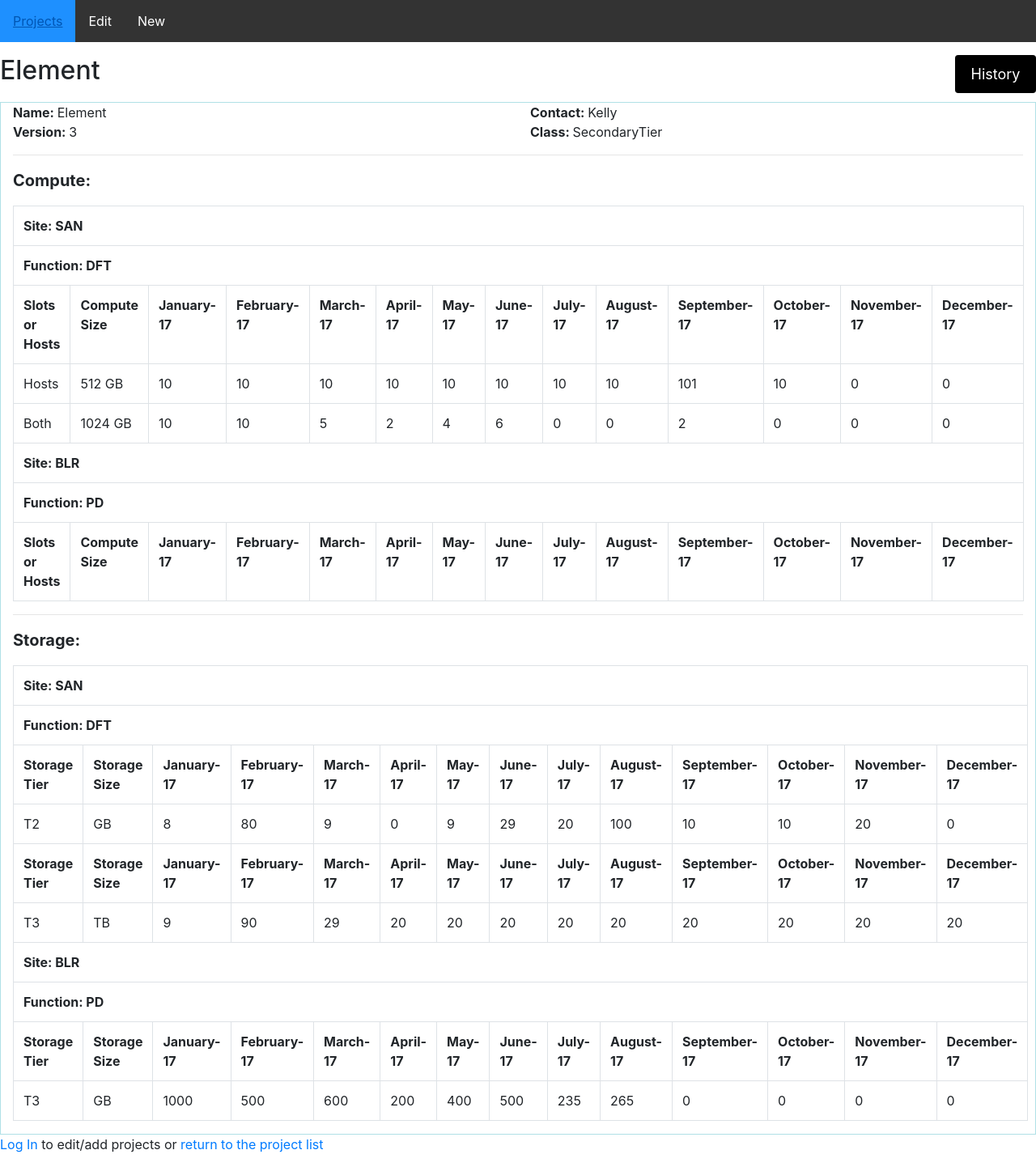
The app's page /projects/2/ with its own data.
### project/models.py (models this page shows, shortened)
class Project(models.Model):
	project_created_at = models.DateTimeField(auto_now_add=True, null = True, blank = True)
	project_name = models.CharField(verbose_name = "Name", max_length = 20)
	project_version = models.CharField(verbose_name = "Version", max_length=5, choices = [("1", 1), ("2", 2), ("3", 3), ("4", 4), ("5", 5), ("6", 6), ("7", 7), ("8", 8), ("9", 9)])
	project_class = models.CharField(verbose_name = "Class", max_length = 30)
	project_contact_primary = models.CharField(verbose_name = "Primary Contact", max_length = 30)
	project_contact_secondary = models.CharField(verbose_name = "Secondary Contact", null = True, blank = True, max_length = 30, default = 'None')
	history = HistoricalRecords()

class Site(models.Model):
	site_choices = (
		('SAN', 'SAN'),
		('BLR', 'BLR',),
		)
	site = models.CharField(max_length = 20, choices = site_choices)
	project = models.ForeignKey('Project', null = True, blank = True)
	def __str__(self):
		return self.site

class Function(models.Model):
	function_choices = (
		('PD', 'PD'),
		('DFT', 'DFT'),
		('PTE', 'PTE'),
		)
	function = models.CharField(max_length = 20, choices = function_choices)
	site = models.ForeignKey('Site', null=True, blank=True)
	def __str__(self):
		return self.function

class ComputeProfile(models.Model):
	cluster = models.ForeignKey('Cluster', null = True, blank = True)
	slots_or_hosts = models.ForeignKey('SlotsOrHosts', null = True, blank = True)
	compute_size = models.ForeignKey('ComputeSize', null = True, blank = True)
	function = models.ForeignKey('Function', null = True, blank = True)
	compute_jan = models.CharField(verbose_name = "January-17", max_length = 10, default = 0,)
	compute_feb = models.CharField(verbose_name = "February-17", max_length = 10, default = 0,)
	compute_mar = models.CharField(verbose_name = "March-17", max_length = 10, default = 0,)
	compute_apr = models.CharField(verbose_name = "April-17", max_length = 10, default = 0,)
	compute_may = models.CharField(verbose_name = "May-17", max_length = 10, default = 0,)
	compute_jun = models.CharField(verbose_name = "June-17", max_length = 10, default = 0,)
	compute_jul = models.CharField(verbose_name = "July-17", max_length = 10, default = 0,)
	compute_aug = models.CharField(verbose_name = "August-17", max_length = 10, default = 0,)
	compute_sep = models.CharField(verbose_name = "September-17", max_length = 10, default = 0,)
	compute_oct = models.CharField(verbose_name = "October-17", max_length = 10, default = 0,)
	compute_nov = models.CharField(verbose_name = "November-17", max_length = 10, default = 0,)
	compute_dec = models.CharField(verbose_name = "December-17", max_length = 10, default = 0,)
	history = HistoricalRecords()

class SlotsOrHosts(models.Model):
	slots_or_hosts = models.CharField(max_length = 10)
	def __str__(self):
		return self.slots_or_hosts

class ComputeSize(models.Model):
	compute_size = models.CharField(max_length = 10)
	def __str__(self):
		return self.compute_size

class StorageProfile(models.Model):
	island = models.ForeignKey('Island', null = True, blank = True)
	storage_tier = models.ForeignKey('StorageTier', null = True, blank = True)
	storage_size = models.ForeignKey('StorageSize', null = True, blank = True)
	function = models.ForeignKey('Function', null = True, blank = True)
	storage_jan = models.CharField(verbose_name = "January-17", max_length = 10, default = 0,)
	storage_feb = models.CharField(verbose_name = "February-17", max_length = 10, default = 0,)
	storage_mar = models.CharField(verbose_name = "March-17", max_length = 10, default = 0,)
	storage_apr = models.CharField(verbose_name = "April-17", max_length = 10, default = 0,)
	storage_may = models.CharField(verbose_name = "May-17", max_length = 10, default = 0,)
	storage_jun = models.CharField(verbose_name = "June-17", max_length = 10, default = 0,)
	storage_jul = models.CharField(verbose_name = "July-17", max_length = 10, default = 0,)
	storage_aug = models.CharField(verbose_name = "August-17", max_length = 10, default = 0,)
	storage_sep = models.CharField(verbose_name = "September-17", max_length = 10, default = 0,)
	storage_oct = models.CharField(verbose_name = "October-17", max_length = 10, default = 0,)
	storage_nov = models.CharField(verbose_name = "November-17", max_length = 10, default = 0,)
	storage_dec = models.CharField(verbose_name = "December-17", max_length = 10, default = 0,)
	history = HistoricalRecords()

class StorageTier(models.Model):
	storage_tier = models.CharField(max_length = 10)
	def __str__(self):
		return self.storage_tier

class StorageSize(models.Model):
	storage_size = models.CharField(max_length = 15)
	def __str__(self):
		return self.storage_size

### project/views.py (the view)
# urls.py: url(r'^projects/(?P<pk>[-\w]+)/$', ProjectDetail.as_view(), name='project-detail'),
class ProjectDetail(DetailView):
	model = Project
	template_name = 'project.html'

### project/templates/project.html (shortened to what this page needs)
{% extends "base.html" %}
{% block header %}
    <a href='/admin/project/project/{{ project.pk }}/history/' class = "history float-right"><span>History </span></a>
	<h2 class="title">{{ project.project_name|title }}</h2>
<body>
</body>
{% endblock %}
{% block content %}
	{% include "project-detail.html" %}
{% endblock %}
{% block footer %}
<p><a href="{% url 'admin-redirect' %}">Log In</a> to edit/add projects or <a href="{% url 'projects' %}">return to the project list</a></p>
{% endblock %}

### project/templates/project-detail.html
<div class="container-fluid">
    <div class="row">
        <div class="col">
            <Strong>Name: </strong>{{ project.project_name|title }}
        </div>
        <div class="col">
            <Strong>Contact: </strong>{{ project.project_contact_primary|title }}
        </div>
    </div>
    <div class="row">
        <div class="col">
            <strong>Version: </strong>{{ project.project_version }}
        </div>
        <div class="col">
            <Strong>Class: </strong>{{ project.project_class }}
        </div>
    </div>
  <hr>
  <p style="font-size:20px"><span style="font-weight:bold">Compute: </span></p>
	<table class="table table-hover table-bordered">
      {% for site in project.site_set.all %}
          <tr>
            <th colspan="14">Site: {{ site }}</th>
          </tr>
          {% for function in site.function_set.all %}
              <tr>
                <th colspan="14">Function: {{ function }}</th>
              </tr>
              <tr>
                <th>Slots or Hosts</th>
                <th>Compute Size</th>
                <th>January-17</th>
                <th>February-17</th>
                <th>March-17</th>
                <th>April-17</th>
                <th>May-17</th>
                <th>June-17</th>
                <th>July-17</th>
                <th>August-17</th>
                <th>September-17</th>
                <th>October-17</th>
                <th>November-17</th>
                <th>December-17</th>
              </tr>
              {% for compute in function.computeprofile_set.all %}
              <tr>
                <td>{{ compute.slots_or_hosts }}</td>
                <td>{{ compute.compute_size }}</td>
                <td>{{ compute.compute_jan }}</td>
                <td>{{ compute.compute_feb }}</td>
                <td>{{ compute.compute_mar }}</td>
                <td>{{ compute.compute_apr }}</td>
                <td>{{ compute.compute_may }}</td>
                <td>{{ compute.compute_jun }}</td>
                <td>{{ compute.compute_jul }}</td>
                <td>{{ compute.compute_aug }}</td>
                <td>{{ compute.compute_sep }}</td>
                <td>{{ compute.compute_oct }}</td>
                <td>{{ compute.compute_nov }}</td>
                <td>{{ compute.compute_dec }}</td>
              </tr>
              {% endfor %}
          {% endfor %}
       {% endfor %}
	</table>
	<hr>
	<p style="font-size:20px"><span style="font-weight:bold">Storage: </span></p>
	<table class="table table-hover table-bordered">
      {% for site in project.site_set.all %}
          <tr>
            <th colspan="14">Site: {{ site }}</th>
          </tr>
          {% for function in site.function_set.all %}
              <tr>
                <th colspan="14">Function: {{ function }}</th>
              </tr>
            {% for storage in function.storageprofile_set.all %}
              <tr>
                <th>Storage Tier</th>
                <th>Storage Size</th>
                <th>January-17</th>
                <th>February-17</th>
                <th>March-17</th>
                <th>April-17</th>
                <th>May-17</th>
                <th>June-17</th>
                <th>July-17</th>
                <th>August-17</th>
                <th>September-17</th>
                <th>October-17</th>
                <th>November-17</th>
                <th>December-17</th>
              </tr>
              <tr>
                <td>{{ storage.storage_tier }}</td>
                <td>{{ storage.storage_size }}</td>
                <td>{{ storage.storage_jan }}</td>
                <td>{{ storage.storage_feb }}</td>
                <td>{{ storage.storage_mar }}</td>
                <td>{{ storage.storage_apr }}</td>
                <td>{{ storage.storage_may }}</td>
                <td>{{ storage.storage_jun }}</td>
                <td>{{ storage.storage_jul }}</td>
                <td>{{ storage.storage_aug }}</td>
                <td>{{ storage.storage_sep }}</td>
                <td>{{ storage.storage_oct }}</td>
                <td>{{ storage.storage_nov }}</td>
                <td>{{ storage.storage_dec }}</td>
              </tr>
              {% endfor %}
          {% endfor %}
      {% endfor %}
	</table>
</div>

### project/templates/project.html (style rules this page uses)
h2.title { margin-bottom: 20px; }
.history { border-radius: 4px; background-color: #000000; border: none; color: #FFFFFF; text-align: center; font-size: 18px; padding: 10px; width: 100px; transition: all 0.5s; cursor: pointer; }
.history span { cursor: pointer; display: inline-block; position: relative; transition: 0.5s; }
.history span:after { content: '\00bb'; position: absolute; opacity: 0; top: 0; right: -20px; transition: 0.5s; }

### records on screen
Project: project_name "Element", project_contact_primary "Kelly", project_version "3", project_class "SecondaryTier"
Site: site "SAN"
Function: function "DFT"
ComputeProfile: slots_or_hosts "Hosts", compute_size "512 GB", compute_jan "10", compute_feb "10", compute_mar "10", compute_apr "10", compute_may "10", compute_jun "10", compute_jul "10", compute_aug "10", compute_sep "101", compute_oct "10", compute_nov "0", compute_dec "0"
ComputeProfile: slots_or_hosts "Both", compute_size "1024 GB", compute_jan "10", compute_feb "10", compute_mar "5", compute_apr "2", compute_may "4", compute_jun "6", compute_jul "0", compute_aug "0", compute_sep "2", compute_oct "0", compute_nov "0", compute_dec "0"
Site: site "BLR"
Function: function "PD"
StorageProfile: storage_tier "T2", storage_size "GB", storage_jan "8", storage_feb "80", storage_mar "9", storage_apr "0", storage_may "9", storage_jun "29", storage_jul "20", storage_aug "100", storage_sep "10", storage_oct "10", storage_nov "20", storage_dec "0"
StorageProfile: storage_tier "T3", storage_size "TB", storage_jan "9", storage_feb "90", storage_mar "29", storage_apr "20", storage_may "20", storage_jun "20", storage_jul "20", storage_aug "20", storage_sep "20", storage_oct "20", storage_nov "20", storage_dec "20"
StorageProfile: storage_tier "T3", storage_size "GB", storage_jan "1000", storage_feb "500", storage_mar "600", storage_apr "200", storage_may "400", storage_jun "500", storage_jul "235", storage_aug "265", storage_sep "0", storage_oct "0", storage_nov "0", storage_dec "0"
